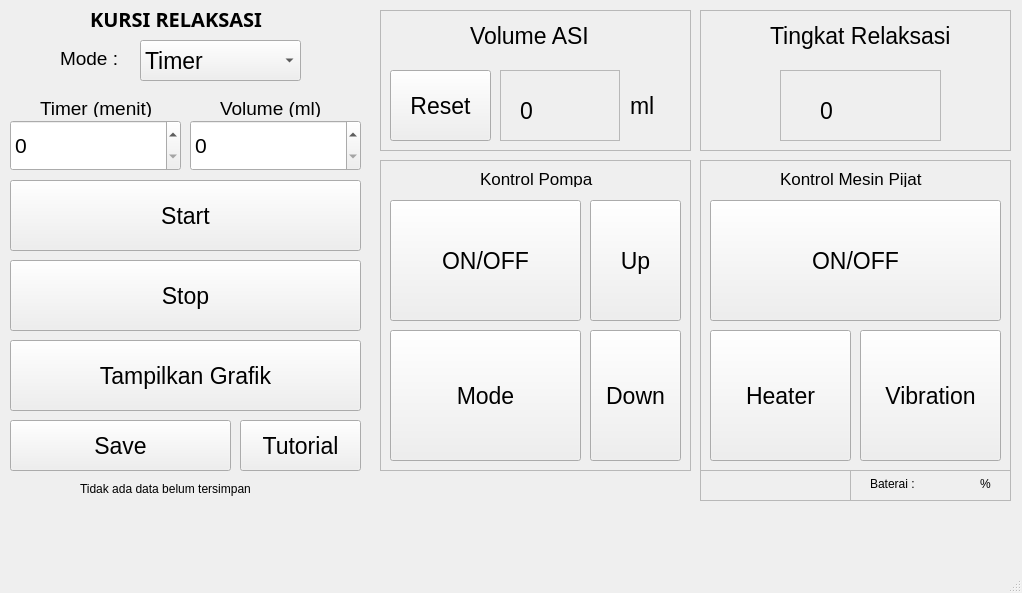
<?xml version="1.0" encoding="UTF-8"?>
<ui version="4.0">
 <class>MainWindow</class>
 <widget class="QMainWindow" name="MainWindow">
  <property name="geometry">
   <rect>
    <x>0</x>
    <y>0</y>
    <width>1022</width>
    <height>593</height>
   </rect>
  </property>
  <property name="windowTitle">
   <string>MainWindow</string>
  </property>
  <widget class="QWidget" name="centralwidget">
   <widget class="QLabel" name="label">
    <property name="geometry">
     <rect>
      <x>90</x>
      <y>10</y>
      <width>251</width>
      <height>17</height>
     </rect>
    </property>
    <property name="font">
     <font>
      <family>Ubuntu Mono</family>
      <pointsize>15</pointsize>
      <weight>75</weight>
      <bold>true</bold>
     </font>
    </property>
    <property name="text">
     <string>KURSI RELAKSASI</string>
    </property>
   </widget>
   <widget class="QLabel" name="label_2">
    <property name="geometry">
     <rect>
      <x>80</x>
      <y>50</y>
      <width>67</width>
      <height>17</height>
     </rect>
    </property>
    <property name="text">
     <string/>
    </property>
   </widget>
   <widget class="QPushButton" name="tutorialButton">
    <property name="geometry">
     <rect>
      <x>240</x>
      <y>420</y>
      <width>121</width>
      <height>51</height>
     </rect>
    </property>
    <property name="font">
     <font>
      <pointsize>17</pointsize>
     </font>
    </property>
    <property name="text">
     <string>Tutorial</string>
    </property>
   </widget>
   <widget class="QSpinBox" name="timeSpinBox">
    <property name="geometry">
     <rect>
      <x>10</x>
      <y>120</y>
      <width>171</width>
      <height>51</height>
     </rect>
    </property>
    <property name="sizePolicy">
     <sizepolicy hsizetype="Minimum" vsizetype="Fixed">
      <horstretch>0</horstretch>
      <verstretch>0</verstretch>
     </sizepolicy>
    </property>
    <property name="font">
     <font>
      <pointsize>16</pointsize>
     </font>
    </property>
    <property name="maximum">
     <number>60</number>
    </property>
   </widget>
   <widget class="QPushButton" name="startButton">
    <property name="geometry">
     <rect>
      <x>10</x>
      <y>180</y>
      <width>351</width>
      <height>71</height>
     </rect>
    </property>
    <property name="font">
     <font>
      <pointsize>17</pointsize>
     </font>
    </property>
    <property name="text">
     <string>Start</string>
    </property>
   </widget>
   <widget class="QPushButton" name="saveButton">
    <property name="geometry">
     <rect>
      <x>10</x>
      <y>420</y>
      <width>221</width>
      <height>51</height>
     </rect>
    </property>
    <property name="font">
     <font>
      <pointsize>17</pointsize>
     </font>
    </property>
    <property name="text">
     <string>Save</string>
    </property>
   </widget>
   <widget class="QPushButton" name="stopButton">
    <property name="geometry">
     <rect>
      <x>10</x>
      <y>260</y>
      <width>351</width>
      <height>71</height>
     </rect>
    </property>
    <property name="font">
     <font>
      <pointsize>17</pointsize>
     </font>
    </property>
    <property name="text">
     <string>Stop</string>
    </property>
   </widget>
   <widget class="QFrame" name="frame">
    <property name="geometry">
     <rect>
      <x>380</x>
      <y>160</y>
      <width>311</width>
      <height>311</height>
     </rect>
    </property>
    <property name="frameShape">
     <enum>QFrame::StyledPanel</enum>
    </property>
    <property name="frameShadow">
     <enum>QFrame::Raised</enum>
    </property>
    <widget class="QLabel" name="label_6">
     <property name="geometry">
      <rect>
       <x>100</x>
       <y>10</y>
       <width>141</width>
       <height>17</height>
      </rect>
     </property>
     <property name="font">
      <font>
       <pointsize>13</pointsize>
      </font>
     </property>
     <property name="text">
      <string>Kontrol Pompa</string>
     </property>
    </widget>
    <widget class="QPushButton" name="pumpButton">
     <property name="geometry">
      <rect>
       <x>10</x>
       <y>40</y>
       <width>191</width>
       <height>121</height>
      </rect>
     </property>
     <property name="font">
      <font>
       <pointsize>17</pointsize>
      </font>
     </property>
     <property name="text">
      <string>ON/OFF</string>
     </property>
    </widget>
    <widget class="QPushButton" name="pumpUp_Button">
     <property name="geometry">
      <rect>
       <x>210</x>
       <y>40</y>
       <width>91</width>
       <height>121</height>
      </rect>
     </property>
     <property name="font">
      <font>
       <pointsize>17</pointsize>
      </font>
     </property>
     <property name="text">
      <string>Up</string>
     </property>
    </widget>
    <widget class="QPushButton" name="pumpDown_Button">
     <property name="geometry">
      <rect>
       <x>210</x>
       <y>170</y>
       <width>91</width>
       <height>131</height>
      </rect>
     </property>
     <property name="font">
      <font>
       <pointsize>17</pointsize>
      </font>
     </property>
     <property name="text">
      <string>Down</string>
     </property>
    </widget>
    <widget class="QPushButton" name="pumpMode_Button">
     <property name="geometry">
      <rect>
       <x>10</x>
       <y>170</y>
       <width>191</width>
       <height>131</height>
      </rect>
     </property>
     <property name="font">
      <font>
       <pointsize>17</pointsize>
      </font>
     </property>
     <property name="text">
      <string>Mode</string>
     </property>
    </widget>
   </widget>
   <widget class="QFrame" name="frame_2">
    <property name="geometry">
     <rect>
      <x>700</x>
      <y>10</y>
      <width>311</width>
      <height>141</height>
     </rect>
    </property>
    <property name="frameShape">
     <enum>QFrame::StyledPanel</enum>
    </property>
    <property name="frameShadow">
     <enum>QFrame::Raised</enum>
    </property>
    <widget class="QLabel" name="label_8">
     <property name="geometry">
      <rect>
       <x>70</x>
       <y>0</y>
       <width>201</width>
       <height>51</height>
      </rect>
     </property>
     <property name="font">
      <font>
       <pointsize>17</pointsize>
      </font>
     </property>
     <property name="text">
      <string>Tingkat Relaksasi</string>
     </property>
    </widget>
    <widget class="QFrame" name="frame_5">
     <property name="geometry">
      <rect>
       <x>80</x>
       <y>60</y>
       <width>161</width>
       <height>71</height>
      </rect>
     </property>
     <property name="frameShape">
      <enum>QFrame::StyledPanel</enum>
     </property>
     <property name="frameShadow">
      <enum>QFrame::Raised</enum>
     </property>
     <widget class="QLabel" name="realtimeEEG">
      <property name="geometry">
       <rect>
        <x>40</x>
        <y>30</y>
        <width>71</width>
        <height>21</height>
       </rect>
      </property>
      <property name="font">
       <font>
        <pointsize>17</pointsize>
       </font>
      </property>
      <property name="text">
       <string>0</string>
      </property>
     </widget>
    </widget>
   </widget>
   <widget class="QFrame" name="frame_6">
    <property name="geometry">
     <rect>
      <x>700</x>
      <y>160</y>
      <width>311</width>
      <height>311</height>
     </rect>
    </property>
    <property name="frameShape">
     <enum>QFrame::StyledPanel</enum>
    </property>
    <property name="frameShadow">
     <enum>QFrame::Raised</enum>
    </property>
    <widget class="QLabel" name="label_3">
     <property name="geometry">
      <rect>
       <x>80</x>
       <y>10</y>
       <width>161</width>
       <height>17</height>
      </rect>
     </property>
     <property name="font">
      <font>
       <pointsize>13</pointsize>
      </font>
     </property>
     <property name="text">
      <string>Kontrol Mesin Pijat</string>
     </property>
    </widget>
    <widget class="QPushButton" name="pijatButton">
     <property name="geometry">
      <rect>
       <x>10</x>
       <y>40</y>
       <width>291</width>
       <height>121</height>
      </rect>
     </property>
     <property name="font">
      <font>
       <pointsize>17</pointsize>
      </font>
     </property>
     <property name="text">
      <string>ON/OFF</string>
     </property>
    </widget>
    <widget class="QPushButton" name="vibrationButton">
     <property name="geometry">
      <rect>
       <x>160</x>
       <y>170</y>
       <width>141</width>
       <height>131</height>
      </rect>
     </property>
     <property name="font">
      <font>
       <pointsize>17</pointsize>
      </font>
     </property>
     <property name="text">
      <string>Vibration</string>
     </property>
    </widget>
    <widget class="QPushButton" name="heatButton">
     <property name="geometry">
      <rect>
       <x>10</x>
       <y>170</y>
       <width>141</width>
       <height>131</height>
      </rect>
     </property>
     <property name="font">
      <font>
       <pointsize>17</pointsize>
      </font>
     </property>
     <property name="text">
      <string>Heater</string>
     </property>
    </widget>
   </widget>
   <widget class="QLabel" name="timerLabel">
    <property name="geometry">
     <rect>
      <x>40</x>
      <y>100</y>
      <width>141</width>
      <height>17</height>
     </rect>
    </property>
    <property name="font">
     <font>
      <pointsize>14</pointsize>
     </font>
    </property>
    <property name="text">
     <string>Timer (menit)</string>
    </property>
   </widget>
   <widget class="QLabel" name="saveLabel">
    <property name="geometry">
     <rect>
      <x>80</x>
      <y>480</y>
      <width>221</width>
      <height>17</height>
     </rect>
    </property>
    <property name="text">
     <string>Tidak ada data belum tersimpan</string>
    </property>
   </widget>
   <widget class="QLabel" name="volumeLabel">
    <property name="geometry">
     <rect>
      <x>220</x>
      <y>100</y>
      <width>131</width>
      <height>17</height>
     </rect>
    </property>
    <property name="font">
     <font>
      <pointsize>14</pointsize>
     </font>
    </property>
    <property name="text">
     <string>Volume (ml)</string>
    </property>
   </widget>
   <widget class="QSpinBox" name="volumeSpinBox">
    <property name="geometry">
     <rect>
      <x>190</x>
      <y>120</y>
      <width>171</width>
      <height>51</height>
     </rect>
    </property>
    <property name="sizePolicy">
     <sizepolicy hsizetype="Minimum" vsizetype="Fixed">
      <horstretch>0</horstretch>
      <verstretch>0</verstretch>
     </sizepolicy>
    </property>
    <property name="font">
     <font>
      <pointsize>16</pointsize>
     </font>
    </property>
    <property name="maximum">
     <number>150</number>
    </property>
   </widget>
   <widget class="QComboBox" name="modeBox">
    <property name="geometry">
     <rect>
      <x>140</x>
      <y>40</y>
      <width>161</width>
      <height>41</height>
     </rect>
    </property>
    <property name="font">
     <font>
      <pointsize>17</pointsize>
     </font>
    </property>
    <item>
     <property name="text">
      <string>Timer</string>
     </property>
    </item>
    <item>
     <property name="text">
      <string>Volume</string>
     </property>
    </item>
   </widget>
   <widget class="QLabel" name="modeLabel">
    <property name="geometry">
     <rect>
      <x>60</x>
      <y>50</y>
      <width>71</width>
      <height>17</height>
     </rect>
    </property>
    <property name="font">
     <font>
      <pointsize>14</pointsize>
     </font>
    </property>
    <property name="text">
     <string>Mode :</string>
    </property>
   </widget>
   <widget class="QFrame" name="frame_3">
    <property name="geometry">
     <rect>
      <x>380</x>
      <y>10</y>
      <width>311</width>
      <height>141</height>
     </rect>
    </property>
    <property name="frameShape">
     <enum>QFrame::StyledPanel</enum>
    </property>
    <property name="frameShadow">
     <enum>QFrame::Raised</enum>
    </property>
    <widget class="QLabel" name="label_7">
     <property name="geometry">
      <rect>
       <x>90</x>
       <y>0</y>
       <width>181</width>
       <height>51</height>
      </rect>
     </property>
     <property name="font">
      <font>
       <pointsize>17</pointsize>
      </font>
     </property>
     <property name="text">
      <string>Volume ASI</string>
     </property>
    </widget>
    <widget class="QFrame" name="frame_4">
     <property name="geometry">
      <rect>
       <x>120</x>
       <y>60</y>
       <width>120</width>
       <height>71</height>
      </rect>
     </property>
     <property name="frameShape">
      <enum>QFrame::StyledPanel</enum>
     </property>
     <property name="frameShadow">
      <enum>QFrame::Raised</enum>
     </property>
     <widget class="QLabel" name="realtimeASI">
      <property name="geometry">
       <rect>
        <x>20</x>
        <y>30</y>
        <width>71</width>
        <height>21</height>
       </rect>
      </property>
      <property name="font">
       <font>
        <pointsize>17</pointsize>
       </font>
      </property>
      <property name="text">
       <string>0</string>
      </property>
     </widget>
    </widget>
    <widget class="QPushButton" name="tareButton">
     <property name="geometry">
      <rect>
       <x>10</x>
       <y>60</y>
       <width>101</width>
       <height>71</height>
      </rect>
     </property>
     <property name="font">
      <font>
       <pointsize>17</pointsize>
      </font>
     </property>
     <property name="text">
      <string>Reset</string>
     </property>
    </widget>
    <widget class="QLabel" name="label_9">
     <property name="geometry">
      <rect>
       <x>250</x>
       <y>70</y>
       <width>61</width>
       <height>51</height>
      </rect>
     </property>
     <property name="font">
      <font>
       <pointsize>17</pointsize>
      </font>
     </property>
     <property name="text">
      <string>ml</string>
     </property>
    </widget>
   </widget>
   <widget class="QPushButton" name="plotButton">
    <property name="geometry">
     <rect>
      <x>10</x>
      <y>340</y>
      <width>351</width>
      <height>71</height>
     </rect>
    </property>
    <property name="font">
     <font>
      <pointsize>17</pointsize>
     </font>
    </property>
    <property name="text">
     <string>Tampilkan Grafik</string>
    </property>
   </widget>
   <widget class="QLabel" name="saveLabel_2">
    <property name="geometry">
     <rect>
      <x>870</x>
      <y>475</y>
      <width>71</width>
      <height>17</height>
     </rect>
    </property>
    <property name="text">
     <string>Baterai : </string>
    </property>
   </widget>
   <widget class="QLabel" name="saveLabel_3">
    <property name="geometry">
     <rect>
      <x>980</x>
      <y>475</y>
      <width>31</width>
      <height>17</height>
     </rect>
    </property>
    <property name="text">
     <string>%</string>
    </property>
   </widget>
   <widget class="QLabel" name="battLabel">
    <property name="geometry">
     <rect>
      <x>920</x>
      <y>475</y>
      <width>51</width>
      <height>20</height>
     </rect>
    </property>
    <property name="text">
     <string/>
    </property>
   </widget>
   <widget class="QLabel" name="battStatus">
    <property name="geometry">
     <rect>
      <x>720</x>
      <y>480</y>
      <width>91</width>
      <height>21</height>
     </rect>
    </property>
    <property name="text">
     <string/>
    </property>
   </widget>
   <widget class="QFrame" name="frame_8">
    <property name="geometry">
     <rect>
      <x>850</x>
      <y>470</y>
      <width>161</width>
      <height>31</height>
     </rect>
    </property>
    <property name="frameShape">
     <enum>QFrame::StyledPanel</enum>
    </property>
    <property name="frameShadow">
     <enum>QFrame::Raised</enum>
    </property>
    <widget class="QLabel" name="battSOC">
     <property name="geometry">
      <rect>
       <x>80</x>
       <y>10</y>
       <width>71</width>
       <height>21</height>
      </rect>
     </property>
     <property name="text">
      <string/>
     </property>
    </widget>
   </widget>
   <widget class="QFrame" name="frame_9">
    <property name="geometry">
     <rect>
      <x>700</x>
      <y>470</y>
      <width>151</width>
      <height>31</height>
     </rect>
    </property>
    <property name="frameShape">
     <enum>QFrame::StyledPanel</enum>
    </property>
    <property name="frameShadow">
     <enum>QFrame::Raised</enum>
    </property>
   </widget>
   <zorder>frame_8</zorder>
   <zorder>frame_9</zorder>
   <zorder>frame</zorder>
   <zorder>label</zorder>
   <zorder>label_2</zorder>
   <zorder>tutorialButton</zorder>
   <zorder>timeSpinBox</zorder>
   <zorder>startButton</zorder>
   <zorder>saveButton</zorder>
   <zorder>stopButton</zorder>
   <zorder>frame_2</zorder>
   <zorder>frame_6</zorder>
   <zorder>timerLabel</zorder>
   <zorder>saveLabel</zorder>
   <zorder>volumeLabel</zorder>
   <zorder>volumeSpinBox</zorder>
   <zorder>modeBox</zorder>
   <zorder>modeLabel</zorder>
   <zorder>frame_3</zorder>
   <zorder>plotButton</zorder>
   <zorder>saveLabel_2</zorder>
   <zorder>saveLabel_3</zorder>
   <zorder>battLabel</zorder>
   <zorder>battStatus</zorder>
  </widget>
  <widget class="QMenuBar" name="menubar">
   <property name="geometry">
    <rect>
     <x>0</x>
     <y>0</y>
     <width>1022</width>
     <height>22</height>
    </rect>
   </property>
  </widget>
  <widget class="QStatusBar" name="statusbar"/>
 </widget>
 <resources/>
 <connections/>
</ui>
